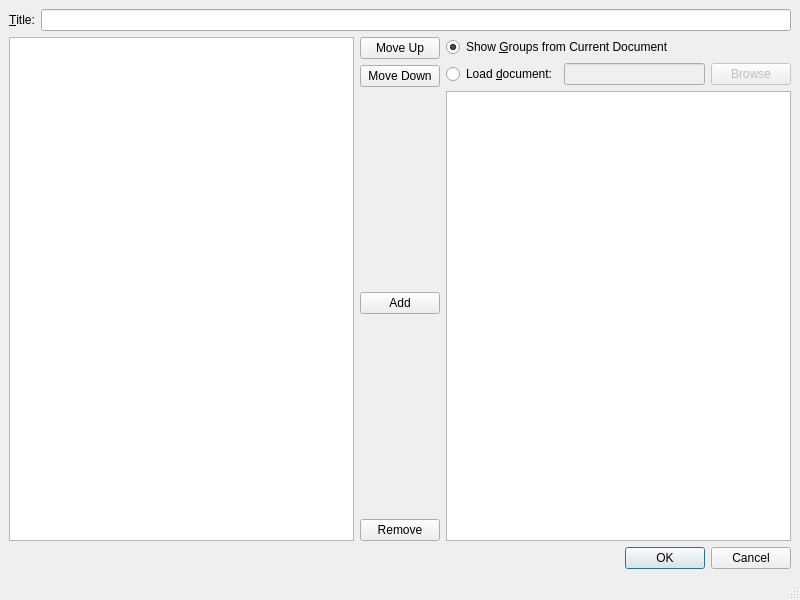
<?xml version="1.0" encoding="UTF-8"?>
<ui version="4.0">
 <class>GroupPlayerEditorWindow</class>
 <widget class="QMainWindow" name="GroupPlayerEditorWindow">
  <property name="geometry">
   <rect>
    <x>0</x>
    <y>0</y>
    <width>800</width>
    <height>600</height>
   </rect>
  </property>
  <property name="windowTitle">
   <string>MainWindow</string>
  </property>
  <widget class="QWidget" name="centralwidget">
   <layout class="QVBoxLayout" name="verticalLayout_4">
    <item>
     <layout class="QHBoxLayout" name="horizontalLayout">
      <item>
       <widget class="QLabel" name="label">
        <property name="text">
         <string>&amp;Title:</string>
        </property>
        <property name="buddy">
         <cstring>title</cstring>
        </property>
       </widget>
      </item>
      <item>
       <widget class="QLineEdit" name="title"/>
      </item>
     </layout>
    </item>
    <item>
     <layout class="QHBoxLayout" name="horizontalLayout_2">
      <item>
       <widget class="QListWidget" name="groupList"/>
      </item>
      <item>
       <layout class="QVBoxLayout" name="verticalLayout">
        <item>
         <widget class="QPushButton" name="moveUpBtn">
          <property name="text">
           <string>Move Up</string>
          </property>
         </widget>
        </item>
        <item>
         <widget class="QPushButton" name="moveDownBtn">
          <property name="text">
           <string>Move Down</string>
          </property>
         </widget>
        </item>
        <item>
         <spacer name="verticalSpacer">
          <property name="orientation">
           <enum>Qt::Vertical</enum>
          </property>
          <property name="sizeHint" stdset="0">
           <size>
            <width>20</width>
            <height>40</height>
           </size>
          </property>
         </spacer>
        </item>
        <item>
         <widget class="QPushButton" name="addBtn">
          <property name="text">
           <string>Add</string>
          </property>
         </widget>
        </item>
        <item>
         <spacer name="verticalSpacer_2">
          <property name="orientation">
           <enum>Qt::Vertical</enum>
          </property>
          <property name="sizeHint" stdset="0">
           <size>
            <width>20</width>
            <height>90</height>
           </size>
          </property>
         </spacer>
        </item>
        <item>
         <widget class="QPushButton" name="delBtn">
          <property name="text">
           <string>Remove</string>
          </property>
         </widget>
        </item>
       </layout>
      </item>
      <item>
       <layout class="QVBoxLayout" name="verticalLayout_2">
        <item>
         <layout class="QVBoxLayout" name="verticalLayout_3">
          <item>
           <widget class="QRadioButton" name="showThis">
            <property name="text">
             <string>Show &amp;Groups from Current Document</string>
            </property>
            <property name="checked">
             <bool>true</bool>
            </property>
           </widget>
          </item>
          <item>
           <layout class="QHBoxLayout" name="horizontalLayout_3">
            <item>
             <widget class="QRadioButton" name="showOther">
              <property name="text">
               <string>Load &amp;document:</string>
              </property>
             </widget>
            </item>
            <item>
             <widget class="QLineEdit" name="otherDoc">
              <property name="enabled">
               <bool>false</bool>
              </property>
             </widget>
            </item>
            <item>
             <widget class="QPushButton" name="browseBtn">
              <property name="enabled">
               <bool>false</bool>
              </property>
              <property name="text">
               <string>Browse</string>
              </property>
             </widget>
            </item>
           </layout>
          </item>
         </layout>
        </item>
        <item>
         <widget class="QListView" name="docList"/>
        </item>
       </layout>
      </item>
     </layout>
    </item>
    <item>
     <widget class="QDialogButtonBox" name="buttonBox">
      <property name="standardButtons">
       <set>QDialogButtonBox::Cancel|QDialogButtonBox::Ok</set>
      </property>
     </widget>
    </item>
   </layout>
  </widget>
  <widget class="QMenuBar" name="menubar">
   <property name="geometry">
    <rect>
     <x>0</x>
     <y>0</y>
     <width>800</width>
     <height>26</height>
    </rect>
   </property>
  </widget>
  <widget class="QStatusBar" name="statusbar"/>
 </widget>
 <resources/>
 <connections>
  <connection>
   <sender>showOther</sender>
   <signal>toggled(bool)</signal>
   <receiver>otherDoc</receiver>
   <slot>setEnabled(bool)</slot>
   <hints>
    <hint type="sourcelabel">
     <x>522</x>
     <y>111</y>
    </hint>
    <hint type="destinationlabel">
     <x>599</x>
     <y>105</y>
    </hint>
   </hints>
  </connection>
  <connection>
   <sender>showOther</sender>
   <signal>toggled(bool)</signal>
   <receiver>browseBtn</receiver>
   <slot>setEnabled(bool)</slot>
   <hints>
    <hint type="sourcelabel">
     <x>486</x>
     <y>107</y>
    </hint>
    <hint type="destinationlabel">
     <x>745</x>
     <y>111</y>
    </hint>
   </hints>
  </connection>
 </connections>
</ui>
